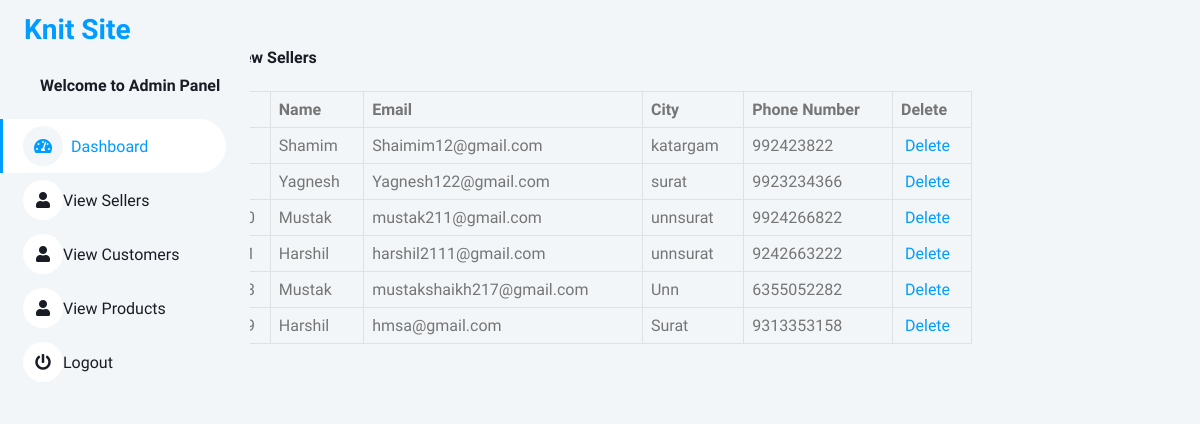
The app's page /Admin/view_sellers.php, older data.
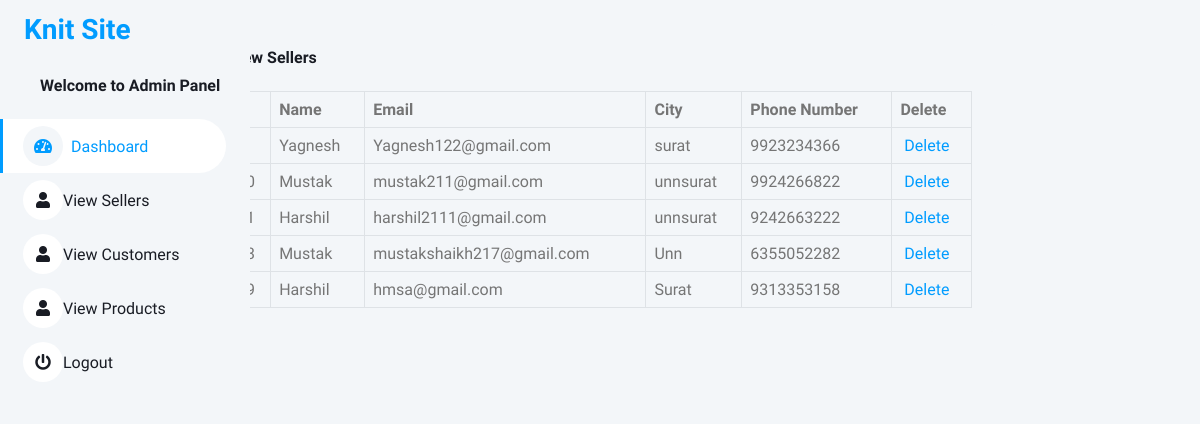
The same page, newer data.
### tables this page shows
CREATE TABLE `sellerregistration` (
  `SellerId` int(11) NOT NULL,
  `SellerFirstName` varchar(30) NOT NULL,
  `SellerMiddleName` varchar(30) NOT NULL,
  `SellerLastName` varchar(30) NOT NULL,
  `MobileNumber` char(10) NOT NULL,
  `EmailAddress` varchar(30) NOT NULL,
  `UserName` varchar(30) NOT NULL,
  `Password` char(32) NOT NULL,
  `BusinessLocation` varchar(50) NOT NULL,
  `Pincode` int(6) NOT NULL,
  `BusinessType` varchar(20) NOT NULL,
  `CreationDate` datetime NOT NULL,
  `status` varchar(1) NOT NULL DEFAULT '1',
  `businessdoc` varchar(256) DEFAULT NULL
);

### Admin/view_sellers.php (the view, shortened to what this page needs)
<?php
include 'includes/sidebar.php';
include 'includes/db.php';
?>
<div class="container-fluid pt-4 px-4" style="width: 70% !important;">
    <div class="bg-light text-center rounded p-4">
        <div class="d-flex align-items-center justify-content-between mb-4">
            <h6 class="mb-0">View Sellers</h6>
        </div>
        <div class="table-responsive">
            <table class="table text-start align-middle table-bordered table-hover mb-0">
                <thead>
                    <tr>
                        <th>#</th>
                        <th>Name</th>
                        <th>Email</th>
                        <th>City</th>
                        <th>Phone Number</th>
                        <th>Delete</th>
                    </tr>
                </thead>
                <tbody>
                    <?php
                    $get_c = "select * from sellerregistration";
                    $run_c = mysqli_query($con, $get_c);
                    while ($row_c = mysqli_fetch_array($run_c)) {
                        $c_id = $row_c['SellerId'];
                        $c_name = $row_c['SellerFirstName'];
                        $c_email = $row_c['EmailAddress'];
                        $c_city = $row_c['BusinessLocation'];
                        $c_contact = $row_c['MobileNumber'];
                    ?>
                        <tr>
                            <td><?php echo $c_id; ?></td>
                            <td><?php echo $c_name; ?></td>
                            <td><?php echo $c_email; ?></td>
                            <td><?php echo $c_city; ?></td>
                            <td><?php echo $c_contact; ?></td>
                            <td>
                                <a href="delete_sellers.php?delete_sellers=<?php echo $c_id; ?>">
                                    <i class="fa fa-trash-o"></i> Delete
                                </a>
                            </td>
                        </tr>
                    <?php } ?>
                </tbody>
            </table>
        </div>
    </div>
</div>

Row changes from the older to the newer data that the page shows:
removed sellerregistration: SellerFirstName "Shamim", EmailAddress "Shaimim12@gmail.com", BusinessLocation "katargam", MobileNumber "992423822"
